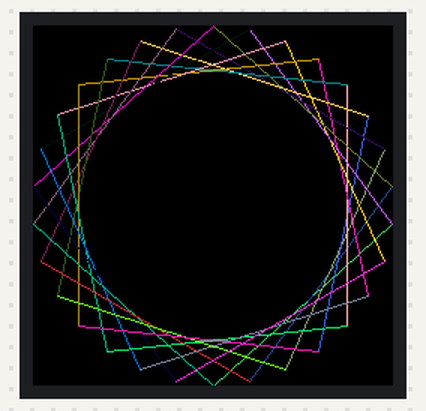
The program below on a simulated Raspberry Pi Pico running CircuitPython. Parts: 240×240 colour display. Random numbers come from a fixed seed; library files of the repository ran but are not shown: adafruit_st7789.py; what the program prints to the serial console is not drawn.

Above: at 0.5 s.

The program:

demo.py
```python
import board
import math
import busio
import displayio
import random
import time
from adafruit_display_shapes.line import Line
from fourwire import FourWire

from adafruit_st7789 import ST7789

displayio.release_displays()

spi = busio.SPI(clock = board.GP14, MOSI = board.GP15)
while not spi.try_lock():
    pass
spi.configure(baudrate=24_000_000, phase=1, polarity=1)
spi.unlock()

display_bus = FourWire(
    spi,
    command=board.GP10,
    chip_select=board.GP2,
    reset=board.GP11,
    baudrate = 24_000_000,
    polarity = 1,
    phase = 1)

display = ST7789(display_bus, width=240, height=240, rowstart=80, bgr=True)

if 0:
    splash = displayio.Group()
    display.root_group = splash
    color_bitmap = displayio.Bitmap(240, 240, 1)
    color_palette = displayio.Palette(1)
    color_palette[0] = 0xFF0000

    bg_sprite = displayio.TileGrid(color_bitmap,
                                   pixel_shader=color_palette,
                                   x=0, y=0)
    splash.append(bg_sprite)

if 1:
    group = displayio.Group()
    display.root_group = group

    w, h = display.width, display.height

    xys = []
    for i in range(30):
        th = i * 2 * math.pi / 30
        r = w / 2
        x, y = (w / 2 + r * math.sin(th), h / 2 + r * math.cos(th))
        xys.append((int(x), int(y)))

    for i in range(30):
        (x1, y1) = xys[i]
        (x2, y2) = xys[(i + 7) % 30]
        color = random.randint(0, 0xFFFFFF)
        group.append(Line(x1, y1, x2, y2, color))
        display.refresh(minimum_frames_per_second=0)

if 0:
    group = displayio.Group()
    display.root_group = group

    # Option A: load a .bmp from CIRCUITPY drive
    bitmap = displayio.OnDiskBitmap("/logo.bmp")
    tile_grid = displayio.TileGrid(
        bitmap,
        pixel_shader=bitmap.pixel_shader,
        x=0, y=0
    )
    group.append(tile_grid)

print("ok")
while True:
    pass
```
